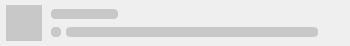
<?xml version="1.0" encoding="UTF-8"?>
<ui version="4.0">
 <class>InfoDialogTransferLoadingItem</class>
 <widget class="QWidget" name="InfoDialogTransferLoadingItem">
  <property name="geometry">
   <rect>
    <x>0</x>
    <y>0</y>
    <width>350</width>
    <height>46</height>
   </rect>
  </property>
  <property name="sizePolicy">
   <sizepolicy hsizetype="Preferred" vsizetype="Preferred">
    <horstretch>0</horstretch>
    <verstretch>0</verstretch>
   </sizepolicy>
  </property>
  <property name="minimumSize">
   <size>
    <width>350</width>
    <height>0</height>
   </size>
  </property>
  <property name="maximumSize">
   <size>
    <width>400</width>
    <height>16777215</height>
   </size>
  </property>
  <property name="windowTitle">
   <string/>
  </property>
  <property name="styleSheet">
   <string notr="true">InfoDialogTransferLoadingItem
{
	background-color: transparent;
}

#lFileType
{
	background-color: rgb(200,200,200);
}

#lSpeed, #lFileName, #lSyncIcon, #lTransferType
{
	background-color: rgb(200,200,200);
    border-radius: 4px;
}

</string>
  </property>
  <layout class="QVBoxLayout" name="verticalLayout_8">
   <property name="spacing">
    <number>0</number>
   </property>
   <property name="leftMargin">
    <number>0</number>
   </property>
   <property name="topMargin">
    <number>5</number>
   </property>
   <property name="rightMargin">
    <number>0</number>
   </property>
   <property name="bottomMargin">
    <number>5</number>
   </property>
   <item>
    <widget class="QStackedWidget" name="sTransferState">
     <property name="minimumSize">
      <size>
       <width>350</width>
       <height>0</height>
      </size>
     </property>
     <property name="maximumSize">
      <size>
       <width>400</width>
       <height>16777215</height>
      </size>
     </property>
     <property name="lineWidth">
      <number>0</number>
     </property>
     <property name="currentIndex">
      <number>0</number>
     </property>
     <widget class="QWidget" name="activeTransfer">
      <property name="minimumSize">
       <size>
        <width>350</width>
        <height>0</height>
       </size>
      </property>
      <property name="maximumSize">
       <size>
        <width>400</width>
        <height>16777215</height>
       </size>
      </property>
      <layout class="QVBoxLayout" name="verticalLayout_3">
       <property name="spacing">
        <number>0</number>
       </property>
       <property name="leftMargin">
        <number>0</number>
       </property>
       <property name="topMargin">
        <number>0</number>
       </property>
       <property name="rightMargin">
        <number>0</number>
       </property>
       <property name="bottomMargin">
        <number>0</number>
       </property>
       <item>
        <widget class="QWidget" name="wContainer" native="true">
         <property name="minimumSize">
          <size>
           <width>350</width>
           <height>0</height>
          </size>
         </property>
         <property name="maximumSize">
          <size>
           <width>400</width>
           <height>16777215</height>
          </size>
         </property>
         <layout class="QVBoxLayout" name="verticalLayout_4">
          <property name="spacing">
           <number>0</number>
          </property>
          <property name="leftMargin">
           <number>0</number>
          </property>
          <property name="topMargin">
           <number>0</number>
          </property>
          <property name="rightMargin">
           <number>0</number>
          </property>
          <property name="bottomMargin">
           <number>0</number>
          </property>
          <item>
           <widget class="QWidget" name="widget" native="true">
            <property name="minimumSize">
             <size>
              <width>350</width>
              <height>0</height>
             </size>
            </property>
            <property name="maximumSize">
             <size>
              <width>400</width>
              <height>16777215</height>
             </size>
            </property>
            <property name="styleSheet">
             <string notr="true"/>
            </property>
            <layout class="QVBoxLayout" name="verticalLayout_6">
             <property name="spacing">
              <number>0</number>
             </property>
             <property name="leftMargin">
              <number>0</number>
             </property>
             <property name="topMargin">
              <number>0</number>
             </property>
             <property name="rightMargin">
              <number>0</number>
             </property>
             <property name="bottomMargin">
              <number>0</number>
             </property>
             <item>
              <widget class="QWidget" name="wVisualData" native="true">
               <property name="minimumSize">
                <size>
                 <width>350</width>
                 <height>0</height>
                </size>
               </property>
               <property name="maximumSize">
                <size>
                 <width>400</width>
                 <height>16777215</height>
                </size>
               </property>
               <layout class="QHBoxLayout" name="horizontalLayout_3">
                <property name="spacing">
                 <number>9</number>
                </property>
                <property name="leftMargin">
                 <number>6</number>
                </property>
                <property name="topMargin">
                 <number>0</number>
                </property>
                <property name="rightMargin">
                 <number>16</number>
                </property>
                <property name="bottomMargin">
                 <number>0</number>
                </property>
                <item>
                 <widget class="QWidget" name="lFileType" native="true">
                  <property name="minimumSize">
                   <size>
                    <width>36</width>
                    <height>36</height>
                   </size>
                  </property>
                  <property name="maximumSize">
                   <size>
                    <width>36</width>
                    <height>36</height>
                   </size>
                  </property>
                  <property name="text" stdset="0">
                   <string/>
                  </property>
                  <property name="iconSize" stdset="0">
                   <size>
                    <width>48</width>
                    <height>48</height>
                   </size>
                  </property>
                 </widget>
                </item>
                <item>
                 <widget class="QWidget" name="wTransferItem" native="true">
                  <property name="sizePolicy">
                   <sizepolicy hsizetype="Expanding" vsizetype="Preferred">
                    <horstretch>0</horstretch>
                    <verstretch>0</verstretch>
                   </sizepolicy>
                  </property>
                  <property name="minimumSize">
                   <size>
                    <width>200</width>
                    <height>0</height>
                   </size>
                  </property>
                  <layout class="QVBoxLayout" name="verticalLayout">
                   <property name="spacing">
                    <number>0</number>
                   </property>
                   <property name="leftMargin">
                    <number>0</number>
                   </property>
                   <property name="topMargin">
                    <number>0</number>
                   </property>
                   <property name="rightMargin">
                    <number>0</number>
                   </property>
                   <property name="bottomMargin">
                    <number>0</number>
                   </property>
                   <item alignment="Qt::AlignVCenter">
                    <widget class="QWidget" name="wFileName" native="true">
                     <property name="sizePolicy">
                      <sizepolicy hsizetype="Preferred" vsizetype="Preferred">
                       <horstretch>0</horstretch>
                       <verstretch>0</verstretch>
                      </sizepolicy>
                     </property>
                     <property name="minimumSize">
                      <size>
                       <width>0</width>
                       <height>0</height>
                      </size>
                     </property>
                     <property name="maximumSize">
                      <size>
                       <width>16777215</width>
                       <height>16777215</height>
                      </size>
                     </property>
                     <layout class="QHBoxLayout" name="horizontalLayout_4">
                      <property name="spacing">
                       <number>5</number>
                      </property>
                      <property name="leftMargin">
                       <number>0</number>
                      </property>
                      <property name="topMargin">
                       <number>0</number>
                      </property>
                      <property name="rightMargin">
                       <number>0</number>
                      </property>
                      <property name="bottomMargin">
                       <number>0</number>
                      </property>
                      <item>
                       <widget class="QLabel" name="lFileName">
                        <property name="sizePolicy">
                         <sizepolicy hsizetype="Preferred" vsizetype="Fixed">
                          <horstretch>0</horstretch>
                          <verstretch>0</verstretch>
                         </sizepolicy>
                        </property>
                        <property name="minimumSize">
                         <size>
                          <width>0</width>
                          <height>10</height>
                         </size>
                        </property>
                        <property name="maximumSize">
                         <size>
                          <width>16777215</width>
                          <height>10</height>
                         </size>
                        </property>
                        <property name="font">
                         <font>
                          <family>Lato</family>
                         </font>
                        </property>
                        <property name="focusPolicy">
                         <enum>Qt::StrongFocus</enum>
                        </property>
                        <property name="text">
                         <string/>
                        </property>
                       </widget>
                      </item>
                      <item>
                       <spacer name="horizontalSpacer">
                        <property name="orientation">
                         <enum>Qt::Horizontal</enum>
                        </property>
                        <property name="sizeType">
                         <enum>QSizePolicy::Preferred</enum>
                        </property>
                        <property name="sizeHint" stdset="0">
                         <size>
                          <width>200</width>
                          <height>0</height>
                         </size>
                        </property>
                       </spacer>
                      </item>
                     </layout>
                    </widget>
                   </item>
                   <item alignment="Qt::AlignVCenter">
                    <widget class="QWidget" name="wSpeed" native="true">
                     <property name="minimumSize">
                      <size>
                       <width>0</width>
                       <height>0</height>
                      </size>
                     </property>
                     <property name="maximumSize">
                      <size>
                       <width>16777215</width>
                       <height>16777215</height>
                      </size>
                     </property>
                     <layout class="QHBoxLayout" name="horizontalLayout_2">
                      <property name="spacing">
                       <number>5</number>
                      </property>
                      <property name="leftMargin">
                       <number>0</number>
                      </property>
                      <property name="topMargin">
                       <number>0</number>
                      </property>
                      <property name="rightMargin">
                       <number>0</number>
                      </property>
                      <property name="bottomMargin">
                       <number>0</number>
                      </property>
                      <item>
                       <widget class="QLabel" name="lTransferType">
                        <property name="sizePolicy">
                         <sizepolicy hsizetype="Minimum" vsizetype="Maximum">
                          <horstretch>0</horstretch>
                          <verstretch>0</verstretch>
                         </sizepolicy>
                        </property>
                        <property name="minimumSize">
                         <size>
                          <width>10</width>
                          <height>10</height>
                         </size>
                        </property>
                        <property name="maximumSize">
                         <size>
                          <width>10</width>
                          <height>10</height>
                         </size>
                        </property>
                        <property name="focusPolicy">
                         <enum>Qt::NoFocus</enum>
                        </property>
                        <property name="text">
                         <string/>
                        </property>
                        <property name="alignment">
                         <set>Qt::AlignCenter</set>
                        </property>
                       </widget>
                      </item>
                      <item>
                       <widget class="QLabel" name="lSpeed">
                        <property name="minimumSize">
                         <size>
                          <width>0</width>
                          <height>10</height>
                         </size>
                        </property>
                        <property name="maximumSize">
                         <size>
                          <width>16777215</width>
                          <height>10</height>
                         </size>
                        </property>
                        <property name="styleSheet">
                         <string notr="true"/>
                        </property>
                        <property name="text">
                         <string/>
                        </property>
                       </widget>
                      </item>
                     </layout>
                    </widget>
                   </item>
                  </layout>
                 </widget>
                </item>
                <item>
                 <widget class="QLabel" name="lRemainingTime">
                  <property name="sizePolicy">
                   <sizepolicy hsizetype="Minimum" vsizetype="Preferred">
                    <horstretch>0</horstretch>
                    <verstretch>0</verstretch>
                   </sizepolicy>
                  </property>
                  <property name="minimumSize">
                   <size>
                    <width>0</width>
                    <height>0</height>
                   </size>
                  </property>
                  <property name="maximumSize">
                   <size>
                    <width>64</width>
                    <height>16777215</height>
                   </size>
                  </property>
                  <property name="text">
                   <string/>
                  </property>
                  <property name="alignment">
                   <set>Qt::AlignRight|Qt::AlignTrailing|Qt::AlignVCenter</set>
                  </property>
                 </widget>
                </item>
               </layout>
              </widget>
             </item>
            </layout>
           </widget>
          </item>
         </layout>
        </widget>
       </item>
      </layout>
     </widget>
    </widget>
   </item>
  </layout>
 </widget>
 <resources/>
 <connections/>
</ui>
